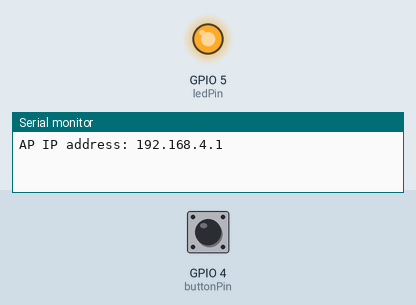
Bench run of a sketch on a simulated ESP32. Parts: output pins drawn as LEDs (lit = HIGH), the last lines printed to the serial monitor. The test bench sets the inputs (shaded band); at power-on: GPIO 4 (buttonPin) LOW.

Above: at 1.2 s.
1.3 s: GPIO 4 (buttonPin) pulled HIGH for 0.15 s
At 2.4 s:
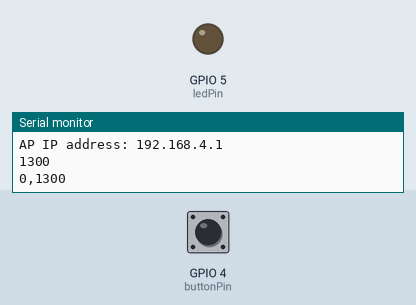
Timing chart, 0 to 4.3 s (numbered marks = the images above; inputs shaded):
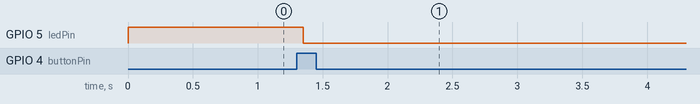

The sketch:

blink.ino
```cpp
#include <WiFi.h>
#include <AsyncTCP.h>
#include <ESPAsyncWebServer.h>

// Web server
const char* ssid = "buzzers";
const char* password = "buzzerspw";
AsyncWebServer server(80);

const char index_html[] PROGMEM = R"rawliteral(
<!DOCTYPE HTML><html>
<head>
  <title>ESP Web Server</title>
  <meta name="viewport" content="width=device-width, initial-scale=1">
  <link rel="icon" href="data:,">
  <style>
    html {font-family: Arial; display: inline-block; text-align: center;}
    h2 {font-size: 3.0rem;}
    p {font-size: 3.0rem;}
    body {max-width: 600px; margin:0px auto; padding-bottom: 25px;}
    .switch {position: relative; display: inline-block; width: 120px; height: 68px}
    .switch input {display: none}
    .slider {position: absolute; top: 0; left: 0; right: 0; bottom: 0; background-color: #ccc; border-radius: 6px}
    .slider:before {position: absolute; content: ""; height: 52px; width: 52px; left: 8px; bottom: 8px; background-color: #fff; -webkit-transition: .4s; transition: .4s; border-radius: 3px}
    input:checked+.slider {background-color: #b30000}
    input:checked+.slider:before {-webkit-transform: translateX(52px); -ms-transform: translateX(52px); transform: translateX(52px)}
  </style>
</head>
<body>
  <h2>ESP Web Server</h2>
  %BUTTONPLACEHOLDER%
<script>function toggleCheckbox(element) {
  var xhr = new XMLHttpRequest();
  if(element.checked){ xhr.open("GET", "/update?output="+element.id+"&state=1", true); }
  else { xhr.open("GET", "/update?output="+element.id+"&state=0", true); }
  xhr.send();
}
</script>
</body>
</html>
)rawliteral";


// https://randomnerdtutorials.com/esp32-async-web-server-espasyncwebserver-library/
// https://randomnerdtutorials.com/esp32-access-point-ap-web-server/#:~:text=ESP32%20IP%20Address,ESP32%20point%20will%20be%20printed.


// IO
const int  buttonPin = 4;    // the pin that the pushbutton is attached to
const int ledPin = 5;       // the pin that the LED is attached to
const int BUTTON_PRESSED = HIGH;

// State
int buttonPushCounter = 0;
int buttonState = 0;
int lastButtonState = 0;
int milliSecondsSinceBoot = 0;

const int capacity = 5;
const int maxIndex = capacity - 1;

struct Press {
   unsigned int deviceId;
   unsigned int millisecondsSinceBoot;
};

Press presses[capacity];
int nextPressesIndex = 0;
bool full = false;

void addPress(unsigned int deviceId) {
  int milliSecondsSinceBoot = esp_timer_get_time()/1000;
  Serial.println(milliSecondsSinceBoot);
  presses[nextPressesIndex] = (Press){deviceId, (unsigned int) milliSecondsSinceBoot};
  if(!full && nextPressesIndex == maxIndex) {
    full = true;
  }
  nextPressesIndex = (nextPressesIndex + 1) % capacity;
}


String pressToCsvLine(Press press) {
  return String(press.deviceId) + "," + String(press.millisecondsSinceBoot);
}

String presssesToCsv(int maxlines) {
  String res = "";

  for(int i=nextPressesIndex-1; i>=0 && maxlines>0; i--, maxlines--) {
    res += pressToCsvLine(presses[i]) + "\n";
  }

  if(full) { // full
     for(int i=capacity-1; i>=nextPressesIndex && maxlines>0; i--, maxlines--) {
        res += pressToCsvLine(presses[i]) + "\n";
     }
  }
  return res;
}


String processor(const String& var) {
  //Serial.println(var);
  if(var == "BUTTONPLACEHOLDER"){
    String buttons = "";
    buttons += "<h4>Output - GPIO 2</h4><label class=\"switch\"><input type=\"checkbox\" onchange=\"toggleCheckbox(this)\" id=\"2\"><span class=\"slider\"></span></label>";
    buttons += "<h4>Output - GPIO 4</h4><label class=\"switch\"><input type=\"checkbox\" onchange=\"toggleCheckbox(this)\" id=\"4\"><span class=\"slider\"></span></label>";
    buttons += "<h4>Output - GPIO 33</h4><label class=\"switch\"><input type=\"checkbox\" onchange=\"toggleCheckbox(this)\" id=\"33\"><span class=\"slider\"></span></label>";
    return buttons;
  }
  return String();
}

String getParam(AsyncWebServerRequest *request, String name, String orElse) {
  for(int i=0;i<request->params();i++){
     AsyncWebParameter* p = request->getParam(i);
     if(p->name() == name) {
      return p->value();
     }
  }
  return orElse;
}

int strToMaxlength(String encoded) {
  int res = encoded.toInt();
  if(res <= 0) {
    res = capacity;
  }
  return res;
}

void setup() {
  pinMode(buttonPin, INPUT);
  pinMode(ledPin, OUTPUT);
  Serial.begin(9600);

  WiFi.softAP(ssid, password);
  IPAddress IP = WiFi.softAPIP();
  Serial.print("AP IP address: ");
  Serial.println(IP);

  // Route for root / web page
  server.on("/", HTTP_GET, [](AsyncWebServerRequest *request){

    request->send(200, "text/csv", presssesToCsv(strToMaxlength(getParam(request, "n", "not found"))));
  });

  server.begin();

}


void loop() {
  // read the pushbutton input pin:
  buttonState = digitalRead(buttonPin);

  // compare the buttonState to its previous state
  if (buttonState != lastButtonState) {
    // if the state has changed, increment the counter
    if (buttonState == BUTTON_PRESSED) {
      // if the current state is HIGH then the button went from off to on:
      buttonPushCounter++;
      int milliSecondsSinceBoot = esp_timer_get_time()/1000;
      addPress(0);
      Serial.println(presssesToCsv(3));

      // Serial.print("number of button pushes: ");
      // Serial.println(buttonPushCounter);

    } else {
      // if the current state is LOW then the button went from on to off:
    }

    delay(50); // Delay a little bit to avoid bouncing
  }
  lastButtonState = buttonState;


  if (buttonPushCounter % 4 == 0) {
    digitalWrite(ledPin, HIGH);
  } else {
    digitalWrite(ledPin, LOW);
  }

}
```

Measured:
- after the input at 1.3 s, GPIO 5 (ledPin): HIGH → LOW after 0.05 s
